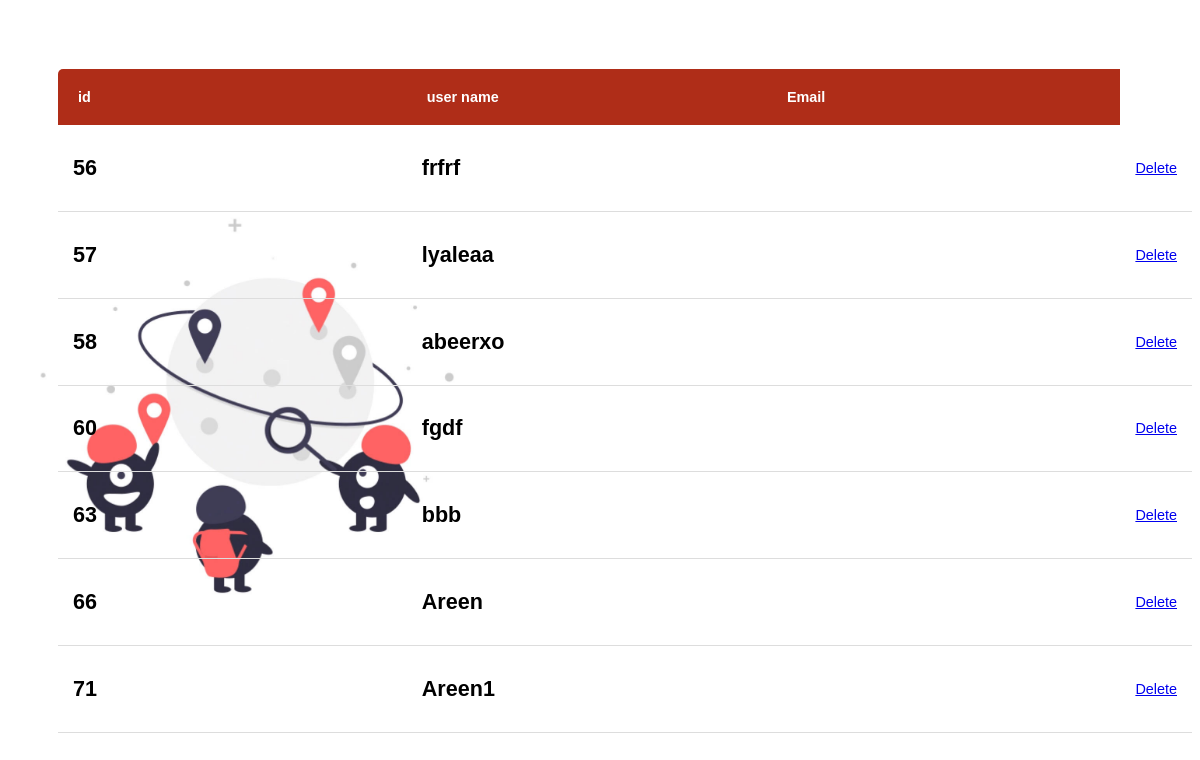
Page /deluser/ on the earlier database version.
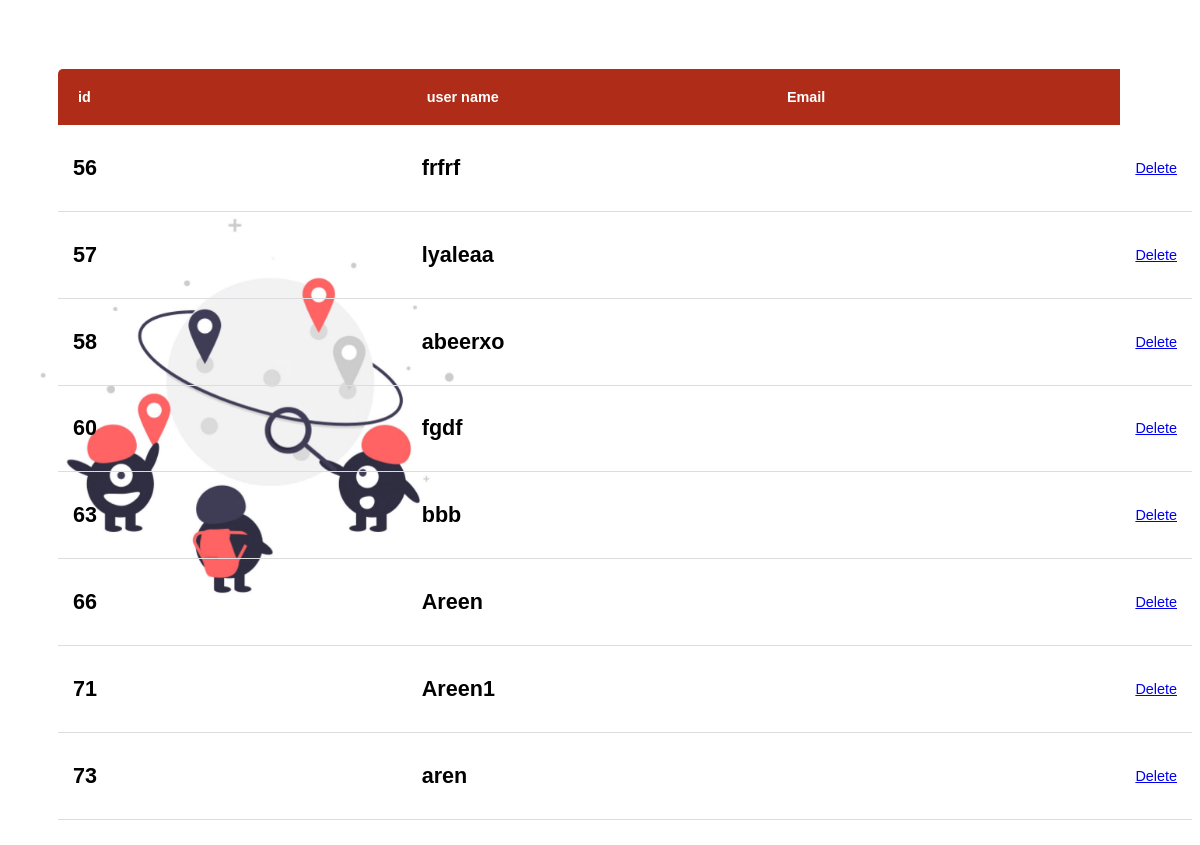
Same page on the later database version.
### project/models.py (models this page shows)
class User(AbstractUser):
    is_passenger=models.BooleanField(default=False)
    is_Admin=models.BooleanField(default=False)

### project/views.py (the view)
# urls.py: path('deluser/',views.deluser,name="deluser"),
def  deluser(request):
    user= User.objects.filter(is_passenger=True)
    return render(request,'project/deluser.html',{'users': user})

### project/templates/project/deluser.html (shortened to what this page needs)
{% load static %}
<!DOCTYPE html>
<html>
    <head>
        <link rel="stylesheet" href="">
    </head>
<body  style="background-image:url('{% static 'img/unnamed.jpg' %}'); background-repeat: no-repeat; background-size:100%;">
  <br>
  <br>
      <table class="content-table">
  <thead>
    <tr>
      <th>id</th>
      <th>user name</th>
      <th>Email</th>
    </tr>
  </thead>
  {% for user in users%}
  <tr>
    <td><b><h2>{{user.id}}</h2></b></td>
    <td><b><h2>{{user.username}}</h2></b></td>
    <td><b><h2>{{user.email}}</h2></b></td>
    <td>
    <a href="/delete/{{user.id}}" class="btn btn-danger" > Delete </a>
    </td>
    </tr>
    {% endfor %}
</table>
    </body>
</html>

Differences in the rows shown:
added User: id "73", username "aren"
